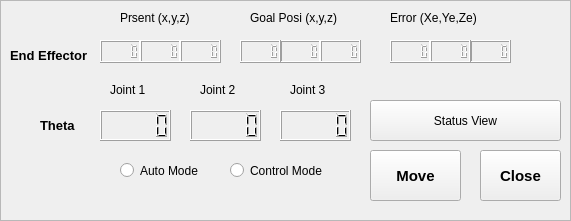
   <widget class="QFrame" name="frame_7">
    <property name="geometry">
     <rect>
      <x>10</x>
      <y>640</y>
      <width>571</width>
      <height>221</height>
     </rect>
    </property>
    <property name="frameShape">
     <enum>QFrame::StyledPanel</enum>
    </property>
    <property name="frameShadow">
     <enum>QFrame::Raised</enum>
    </property>
    <widget class="QLabel" name="label_28">
     <property name="geometry">
      <rect>
       <x>10</x>
       <y>40</y>
       <width>101</width>
       <height>31</height>
      </rect>
     </property>
     <property name="text">
      <string>&lt;html&gt;&lt;head/&gt;&lt;body&gt;&lt;p&gt;&lt;span style=&quot; font-size:10pt; font-weight:600;&quot;&gt;End Effector&lt;/span&gt;&lt;/p&gt;&lt;/body&gt;&lt;/html&gt;</string>
     </property>
    </widget>
    <widget class="QLabel" name="label_29">
     <property name="geometry">
      <rect>
       <x>120</x>
       <y>10</y>
       <width>91</width>
       <height>17</height>
      </rect>
     </property>
     <property name="text">
      <string>&lt;html&gt;&lt;head/&gt;&lt;body&gt;&lt;p&gt;Prsent (x,y,z)&lt;/p&gt;&lt;/body&gt;&lt;/html&gt;</string>
     </property>
    </widget>
    <widget class="QLabel" name="label_30">
     <property name="geometry">
      <rect>
       <x>250</x>
       <y>10</y>
       <width>111</width>
       <height>17</height>
      </rect>
     </property>
     <property name="text">
      <string>&lt;html&gt;&lt;head/&gt;&lt;body&gt;&lt;p&gt;Goal Posi (x,y,z)&lt;/p&gt;&lt;/body&gt;&lt;/html&gt;</string>
     </property>
    </widget>
    <widget class="QLCDNumber" name="Present_X">
     <property name="geometry">
      <rect>
       <x>100</x>
       <y>40</y>
       <width>41</width>
       <height>23</height>
      </rect>
     </property>
    </widget>
    <widget class="QLCDNumber" name="Present_Y">
     <property name="geometry">
      <rect>
       <x>140</x>
       <y>40</y>
       <width>41</width>
       <height>23</height>
      </rect>
     </property>
    </widget>
    <widget class="QLCDNumber" name="Present_Z">
     <property name="geometry">
      <rect>
       <x>180</x>
       <y>40</y>
       <width>41</width>
       <height>23</height>
      </rect>
     </property>
    </widget>
    <widget class="QLabel" name="label_31">
     <property name="geometry">
      <rect>
       <x>40</x>
       <y>110</y>
       <width>41</width>
       <height>31</height>
      </rect>
     </property>
     <property name="text">
      <string>&lt;html&gt;&lt;head/&gt;&lt;body&gt;&lt;p&gt;&lt;span style=&quot; font-size:10pt; font-weight:600;&quot;&gt;Theta&lt;/span&gt;&lt;/p&gt;&lt;/body&gt;&lt;/html&gt;</string>
     </property>
    </widget>
    <widget class="QLCDNumber" name="Goal_Y">
     <property name="geometry">
      <rect>
       <x>280</x>
       <y>40</y>
       <width>41</width>
       <height>23</height>
      </rect>
     </property>
    </widget>
    <widget class="QLCDNumber" name="Goal_Z">
     <property name="geometry">
      <rect>
       <x>320</x>
       <y>40</y>
       <width>41</width>
       <height>23</height>
      </rect>
     </property>
    </widget>
    <widget class="QLCDNumber" name="Goal_X">
     <property name="geometry">
      <rect>
       <x>240</x>
       <y>40</y>
       <width>41</width>
       <height>23</height>
      </rect>
     </property>
    </widget>
    <widget class="QLabel" name="label_32">
     <property name="geometry">
      <rect>
       <x>390</x>
       <y>10</y>
       <width>121</width>
       <height>17</height>
      </rect>
     </property>
     <property name="text">
      <string>&lt;html&gt;&lt;head/&gt;&lt;body&gt;&lt;p&gt;Error (Xe,Ye,Ze)&lt;/p&gt;&lt;/body&gt;&lt;/html&gt;</string>
     </property>
    </widget>
    <widget class="QLCDNumber" name="Error_X">
     <property name="geometry">
      <rect>
       <x>390</x>
       <y>40</y>
       <width>41</width>
       <height>23</height>
      </rect>
     </property>
    </widget>
    <widget class="QLCDNumber" name="Error_Z">
     <property name="geometry">
      <rect>
       <x>470</x>
       <y>40</y>
       <width>41</width>
       <height>23</height>
      </rect>
     </property>
    </widget>
    <widget class="QLCDNumber" name="Error_Y">
     <property name="geometry">
      <rect>
       <x>430</x>
       <y>40</y>
       <width>41</width>
       <height>23</height>
      </rect>
     </property>
    </widget>
    <widget class="QLabel" name="label_33">
     <property name="geometry">
      <rect>
       <x>110</x>
       <y>80</y>
       <width>51</width>
       <height>20</height>
      </rect>
     </property>
     <property name="text">
      <string>&lt;html&gt;&lt;head/&gt;&lt;body&gt;&lt;p&gt;Joint 1&lt;/p&gt;&lt;/body&gt;&lt;/html&gt;</string>
     </property>
    </widget>
    <widget class="QLabel" name="label_34">
     <property name="geometry">
      <rect>
       <x>200</x>
       <y>80</y>
       <width>51</width>
       <height>20</height>
      </rect>
     </property>
     <property name="text">
      <string>&lt;html&gt;&lt;head/&gt;&lt;body&gt;&lt;p&gt;Joint 2&lt;/p&gt;&lt;/body&gt;&lt;/html&gt;</string>
     </property>
    </widget>
    <widget class="QLCDNumber" name="Present_Theta_1">
     <property name="geometry">
      <rect>
       <x>100</x>
       <y>110</y>
       <width>71</width>
       <height>31</height>
      </rect>
     </property>
    </widget>
    <widget class="QLCDNumber" name="Present_Theta_2">
     <property name="geometry">
      <rect>
       <x>190</x>
       <y>110</y>
       <width>71</width>
       <height>31</height>
      </rect>
     </property>
    </widget>
    <widget class="QLabel" name="label_35">
     <property name="geometry">
      <rect>
       <x>290</x>
       <y>80</y>
       <width>51</width>
       <height>20</height>
      </rect>
     </property>
     <property name="text">
      <string>&lt;html&gt;&lt;head/&gt;&lt;body&gt;&lt;p&gt;Joint 3&lt;/p&gt;&lt;/body&gt;&lt;/html&gt;</string>
     </property>
    </widget>
    <widget class="QLCDNumber" name="Present_Theta_3">
     <property name="geometry">
      <rect>
       <x>280</x>
       <y>110</y>
       <width>71</width>
       <height>31</height>
      </rect>
     </property>
    </widget>
    <widget class="QPushButton" name="InverseMoveButton">
     <property name="geometry">
      <rect>
       <x>370</x>
       <y>150</y>
       <width>91</width>
       <height>51</height>
      </rect>
     </property>
     <property name="font">
      <font>
       <pointsize>11</pointsize>
       <weight>75</weight>
       <bold>true</bold>
      </font>
     </property>
     <property name="text">
      <string>Move</string>
     </property>
    </widget>
    <widget class="QRadioButton" name="ControlButton">
     <property name="geometry">
      <rect>
       <x>230</x>
       <y>160</y>
       <width>131</width>
       <height>21</height>
      </rect>
     </property>
     <property name="text">
      <string>Control Mode</string>
     </property>
    </widget>
    <widget class="QRadioButton" name="AutoButton">
     <property name="geometry">
      <rect>
       <x>120</x>
       <y>160</y>
       <width>101</width>
       <height>21</height>
      </rect>
     </property>
     <property name="text">
      <string>Auto Mode</string>
     </property>
    </widget>
    <widget class="QPushButton" name="pushButton">
     <property name="geometry">
      <rect>
       <x>480</x>
       <y>150</y>
       <width>81</width>
       <height>51</height>
      </rect>
     </property>
     <property name="font">
      <font>
       <pointsize>11</pointsize>
       <weight>75</weight>
       <bold>true</bold>
      </font>
     </property>
     <property name="text">
      <string>Close</string>
     </property>
    </widget>
    <widget class="QPushButton" name="StatusButton">
     <property name="geometry">
      <rect>
       <x>370</x>
       <y>100</y>
       <width>191</width>
       <height>41</height>
      </rect>
     </property>
     <property name="text">
      <string>Status View</string>
     </property>
    </widget>
   </widget>
